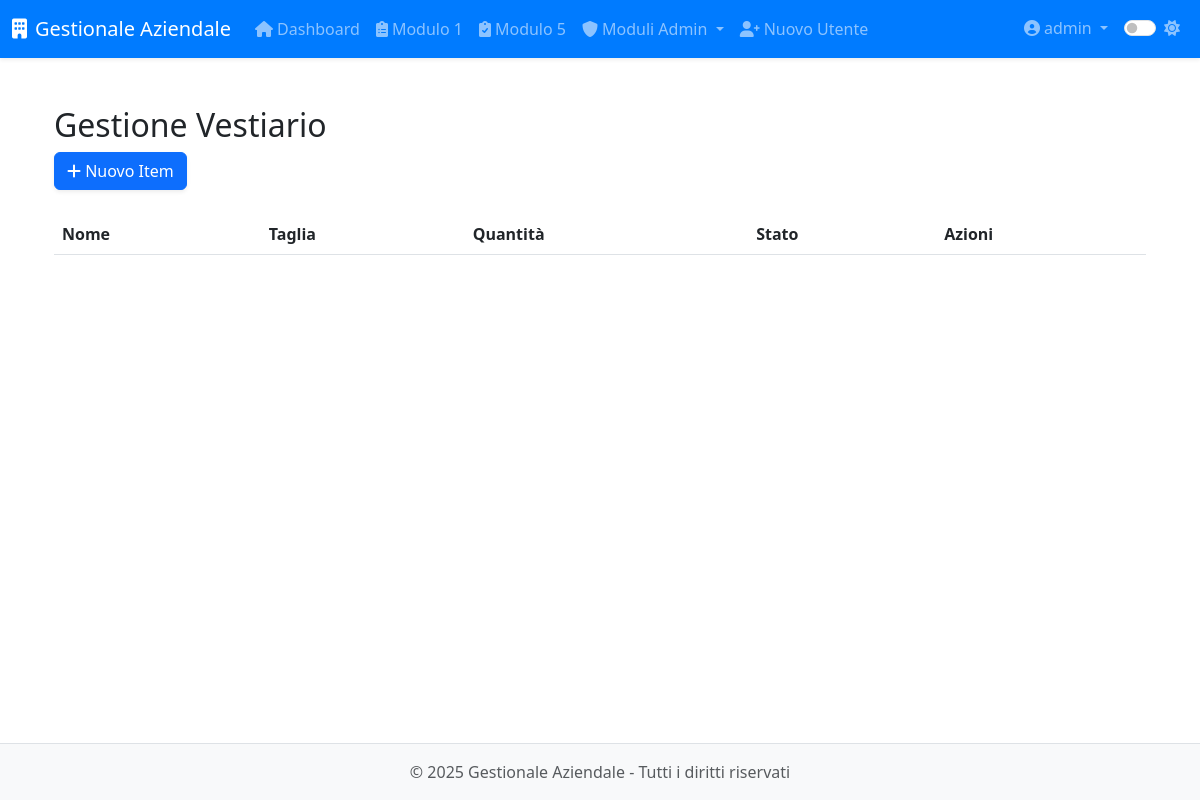
/modulo8/vestiario (signed in), run on an earlier commit of the app's database.
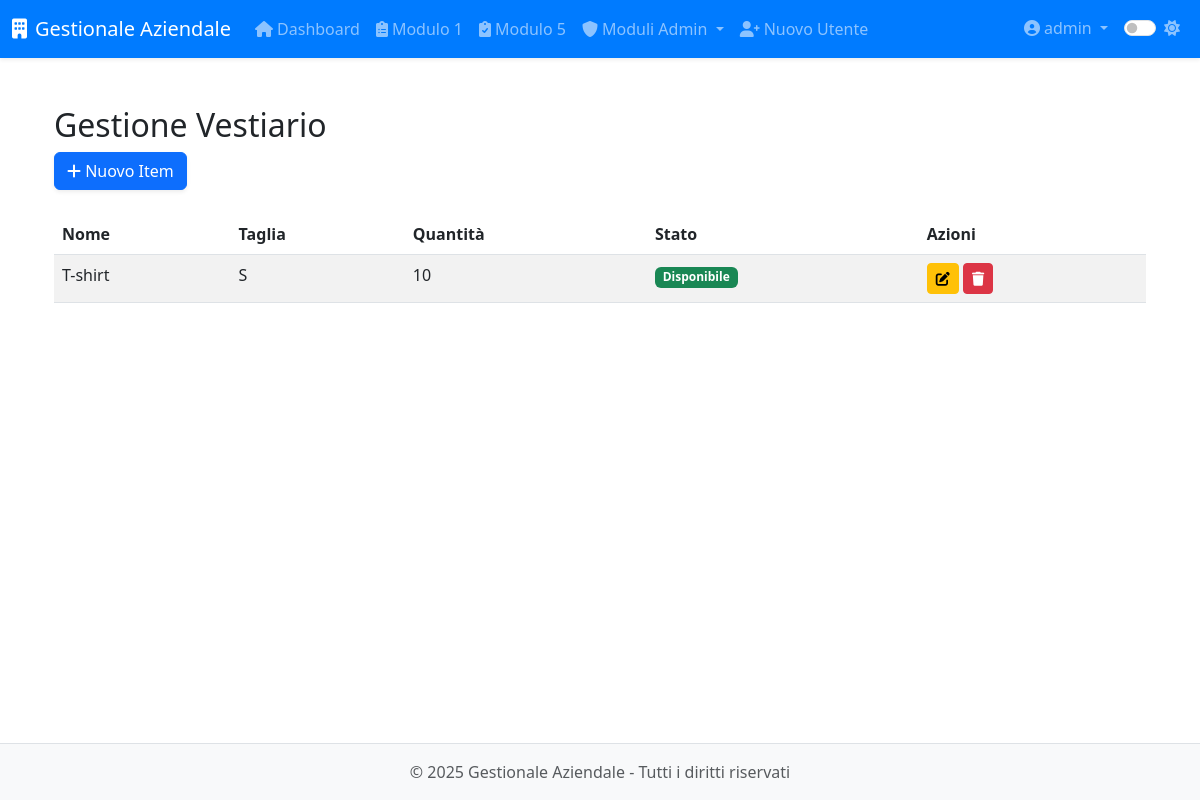
And on a later commit of the database.
### app/models.py (models this page shows, shortened)
class User(UserMixin, db.Model):
    __tablename__ = 'users'
    id = db.Column(db.Integer, primary_key=True)
    username = db.Column(db.String(64), unique=True, nullable=False, index=True)
    email = db.Column(db.String(120))
    password_hash = db.Column(db.String(128), nullable=False)
    role = db.Column(db.String(20), default='operatore')  # 'operatore' o 'admin'
    created_at = db.Column(db.DateTime, default=datetime.utcnow)
    last_login = db.Column(db.DateTime)
    is_active = db.Column(db.Boolean, default=True)
    modulo1_entries = db.relationship('Modulo1Entry',
                               backref='author',
                               lazy='dynamic',
                               foreign_keys='Modulo1Entry.user_id')
    modulo5_entries = db.relationship('Modulo5Entry',
                               backref='author',
                               lazy='dynamic',
                               foreign_keys='Modulo5Entry.user_id')
    def is_admin(self):
        return self.role == 'admin'

class Inventory(db.Model):
    __tablename__ = 'inventory'
    id = db.Column(db.Integer, primary_key=True)
    nome = db.Column(db.String(128), nullable=False)
    taglia = db.Column(db.String(64))                        # facoltativa
    quantita = db.Column(db.Integer, default=0, nullable=False)

### app/routes/modulo8.py (the view)
@modulo8.route('/vestiario')
@login_required
@admin_required
def gestione_vestiario():
    items = Inventory.query.all()
    return render_template('modulo8/vestiario/inventory.html', items=items)

### app/models.py (called while the page is built)
@login_manager.user_loader
def load_user(id):
    return User.query.get(int(id))

### app/utils.py (called while the page is built)
def admin_required(f):
    @wraps(f)
    def decorated_function(*args, **kwargs):
        if not current_user.is_authenticated or not current_user.is_admin():
            abort(403)  # Accesso negato
        return f(*args, **kwargs)
    return decorated_function

### app/templates/modulo8/vestiario/inventory.html (shortened to what this page needs)
{% extends 'base.html' %}
{% block content %}
<div class="container mt-4">
    <h2>Gestione Vestiario</h2>
    <div class="mb-4">
        <a href="{{ url_for('modulo8.aggiungi_item_vestiario') }}" class="btn btn-primary">
            <i class="fas fa-plus"></i> Nuovo Item
        </a>
    </div>
    <div class="table-responsive">
        <table class="table table-striped">
            <thead>
                <tr>
                    <th>Nome</th>
                    <th>Taglia</th>
                    <th>Quantità</th>
                    <th>Stato</th>
                    <th>Azioni</th>
                </tr>
            </thead>
            <tbody>
                {% for item in items %}
                <tr>
                    <td>{{ item.nome }}</td>
                    <td>{{ item.taglia }}</td>
                    <td>{{ item.quantita }}</td>
                    <td>
                        {% if item.quantita > 0 %}
                            <span class="badge bg-success">Disponibile</span>
                        {% else %}
                            <span class="badge bg-danger">Esaurito</span>
                        {% endif %}
                    </td>
                    <td>
                        <a href="{{ url_for('modulo8.modifica_item_vestiario', id=item.id) }}" class="btn btn-sm btn-warning">
                            <i class="fas fa-edit"></i>
                        </a>
                        <button class="btn btn-sm btn-danger" onclick="deleteItem({{ item.id }})">
                            <i class="fas fa-trash"></i>
                        </button>
                    </td>
                </tr>
                {% endfor %}
            </tbody>
        </table>
    </div>
</div>
{% endblock %}

### app/templates/base.html (shortened to what this page needs)
<!DOCTYPE html>
<html lang="it">
<head>
    <link href="https://cdn.jsdelivr.net/npm/bootstrap@5.3.0-alpha1/dist/css/bootstrap.min.css" rel="stylesheet">
    <link rel="stylesheet" href="https://cdnjs.cloudflare.com/ajax/libs/font-awesome/6.0.0/css/all.min.css">
    <link id="theme-style" rel="stylesheet" href="{{ url_for('static', filename='css/theme-' + theme + '.css') }}">
    <link rel="stylesheet" href="{{ url_for('static', filename='css/style.css') }}">
    <link rel="stylesheet" href="{{ url_for('static', filename='css/modulo8.css') }}">
</head>
<body>
    <header class="navbar navbar-expand-lg navbar-dark bg-primary sticky-top shadow-sm">
        <div class="container-fluid">
            <a class="navbar-brand" href="{{ url_for('dashboard.index') }}">
                <i class="fas fa-building me-2"></i>{{ app_name }}
            </a>
            <div class="collapse navbar-collapse" id="navbarMain">
                {% if current_user.is_authenticated %}
                <ul class="navbar-nav me-auto">
                    <li class="nav-item">
                        <a class="nav-link" href="{{ url_for('dashboard.index') }}">
                            <i class="fas fa-home me-1"></i>Dashboard
                        </a>
                    </li>
                    <li class="nav-item">
                        <a class="nav-link" href="{{ url_for('modulo1.index') }}">
                            <i class="fas fa-clipboard-list me-1"></i>Modulo 1
                        </a>
                    </li>
                    <li class="nav-item">
                        <a class="nav-link" href="{{ url_for('modulo5.index') }}">
                            <i class="fas fa-clipboard-check me-1"></i>Modulo 5
                        </a>
                    </li>
                    {% if current_user.is_admin() %}
                    <li class="nav-item dropdown">
                        <a class="nav-link dropdown-toggle" href="#" id="adminModulesDropdown" data-bs-toggle="dropdown">
                            <i class="fas fa-shield-alt me-1"></i>Moduli Admin
                        </a>
                    </li>
                    <li class="nav-item">
                        <a class="nav-link" href="{{ url_for('auth.register') }}">
                            <i class="fas fa-user-plus me-1"></i>Nuovo Utente
                        </a>
                    </li>
                    {% endif %}
                </ul>
                <ul class="navbar-nav ms-auto">
                    <li class="nav-item dropdown">
                        <a class="nav-link dropdown-toggle" href="#" id="userDropdown" data-bs-toggle="dropdown">
                            <i class="fas fa-user-circle me-1"></i>{{ current_user.username }}
                        </a>
                    </li>
                    <li class="nav-item">
                        <div class="nav-link">
                            <div class="form-check form-switch">
                                <input class="form-check-input" type="checkbox" id="darkModeToggle" {% if theme == 'dark' %}checked{% endif %}>
                                <label class="form-check-label" for="darkModeToggle">
                                    <i id="theme-icon" class="fas {% if theme == 'dark' %}fa-moon{% else %}fa-sun{% endif %}"></i>
                                </label>
                            </div>
                        </div>
                    </li>
                </ul>
                {% endif %}
            </div>
        </div>
    </header>
    <main class="container py-4">
        {% block content %}{% endblock %}
    </main>
    <footer class="footer mt-auto py-3 bg-light">
        <div class="container text-center">
            <span class="text-muted">&copy; {{ current_year }} {{ app_name }} - Tutti i diritti riservati</span>
        </div>
    </footer>
</body>
</html>

### app/static/css/theme-light.css (style rules this page uses)
:root { --primary-color: #007bff; --secondary-color: #6c757d; --bg-color: #ffffff; --text-color: #212529; --border-color: #dee2e6; --hover-bg: #f8f9fa; --card-bg: #ffffff; --card-border: #e9ecef; --input-bg: #ffffff; --input-border: #ced4da; --footer-bg: #f8f9fa; --footer-text: #6c757d; }
body { background-color: var(--bg-color); color: var(--text-color); transition: all 0.3s ease; }
.navbar-dark { background-color: var(--primary-color) !important; }
.footer { background-color: var(--footer-bg) !important; color: var(--footer-text); border-top: 1px solid var(--border-color); }
.table { color: var(--text-color); }
.table-striped tbody tr:nth-of-type(odd) { background-color: rgba(0, 0, 0, 0.05); }

### app/static/css/style.css (style rules this page uses)
body { display: flex; flex-direction: column; min-height: 100vh; }
main { flex: 1; }
.btn-primary { box-shadow: 0 .125rem .25rem rgba(0,0,0,.075); }
.table-responsive { overflow-x: auto; -webkit-overflow-scrolling: touch; }

What changed in the data, as far as the page shows it:
added Inventory: nome "T-shirt", taglia "S", quantita "10", shows "Disponibile"
